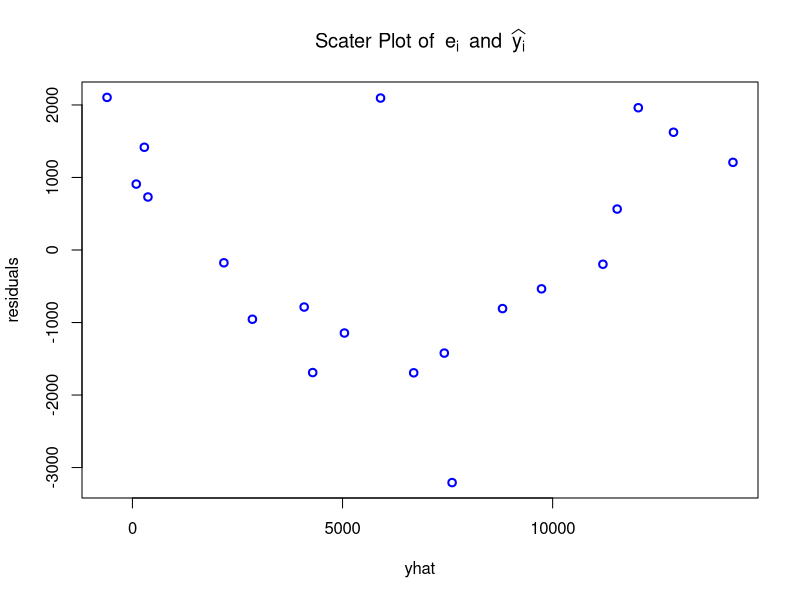

Write R code to recreate this figure.
## ---- chunk 1
y <- c(-1, 1, 2, 4, 4, 5)
x <- c(-2, 0, 1, 2, 3, 4)
lm(y~x)
res <- lm(y~x)
summary(res)
## ---- chunk 2
mean(y)
mean(x)
## ---- chunk 3
res$coefficients[2]
## ---- chunk 4
res$coefficients[1]
## ---- chunk 5
res$residuals[4]
## ---- chunk 6
sse <- res$residuals[4]
sse
n <- length(x)
n
sigma2 <- sse / (n - 2) 
sigma2
var_b1 <- sigma2 / sum((x - mean(x))*(x - mean(x)))
var_b1
## ---- chunk 7
sse <- res$residuals[4]
sse
sst <- sum((y - mean(y))*(y - mean(y)))
sst
r2 <- 1 - (sse / sst)
r2
## ---- chunk 8
ad <- read.table('./Ad.Cost.txt', header=T)
head(ad)
str(ad)
summary(ad)
## ---- chunk 9
ad.res <- lm(Y~X, data=ad)
summary(ad.res)
## ---- chunk 10
confint(ad.res, level=0.9)
## ---- chunk 11
confint(ad.res, level=0.95)
## ---- chunk 12
names(ad.res$coefficients) <- c("results", "y") # 이건 꼼수.
b0 <- ad.res$coefficients[1]
b0
b1 <- ad.res$coefficients[2]
b1
x <- 10
x
y <- b0 + (b1 * x)
y
## ---- chunk 13
# 또는 predict 함수 사용
predict(ad.res, data.frame(X = c(10)))
## ---- chunk 14
Key.df <- read.table(file='./Keynes.txt', header=T)
head(Key.df)
str(Key.df)
summary(Key.df)
# 실질 자료로 변환
real.C <- (Key.df$C/Key.df$CPI*100)
head(real.C)
# 실질 자료로 변환
real.Y <- (Key.df$Y/Key.df$CPI*100)
head(real.Y)
# 최소제곱추정(추세변수미포함)
key.res <- lm(real.C ~ real.Y)
summary(key.res)
# 계수 추정치 출력
coef(key.res)
# 잔차 제곱합(SSE)
resid(key.res)
sum(resid(key.res)^2)
# car 패키지 실행
library(car)
# 더비-왓슨 통계량 계산
dwt(key.res)
## ---- chunk 15
t.sq <-(1:42)^2
t.sq
key.res.t <- lm(real.C ~ real.Y + t.sq)
summary(key.res.t)
coef(key.res.t)
sum(resid(key.res.t)^2)
dwt(key.res.t)

## ---- chunk 16
AIC(key.res)
AIC(key.res.t)
## ---- chunk 17
Package <- read.table('./Delivery.txt', header=T)
head(Package)
summary(Package)
p.res <- lm(Cost ~ Weight + Distance, data = Package)
summary(p.res)
## ---- chunk 18
residuals <- resid(p.res)
yhat <- predict(p.res, interval="none")
plot(x=yhat, y=residuals, col="blue", lwd=2, main=expression(list("Scater Plot of"~~e[i]~~and~~widehat(y[i]))))
